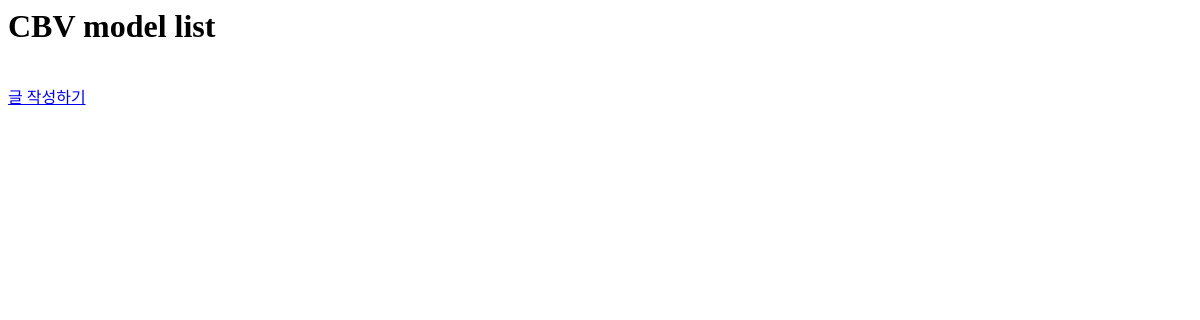
/class-blog/, run on an earlier commit of the app's database.
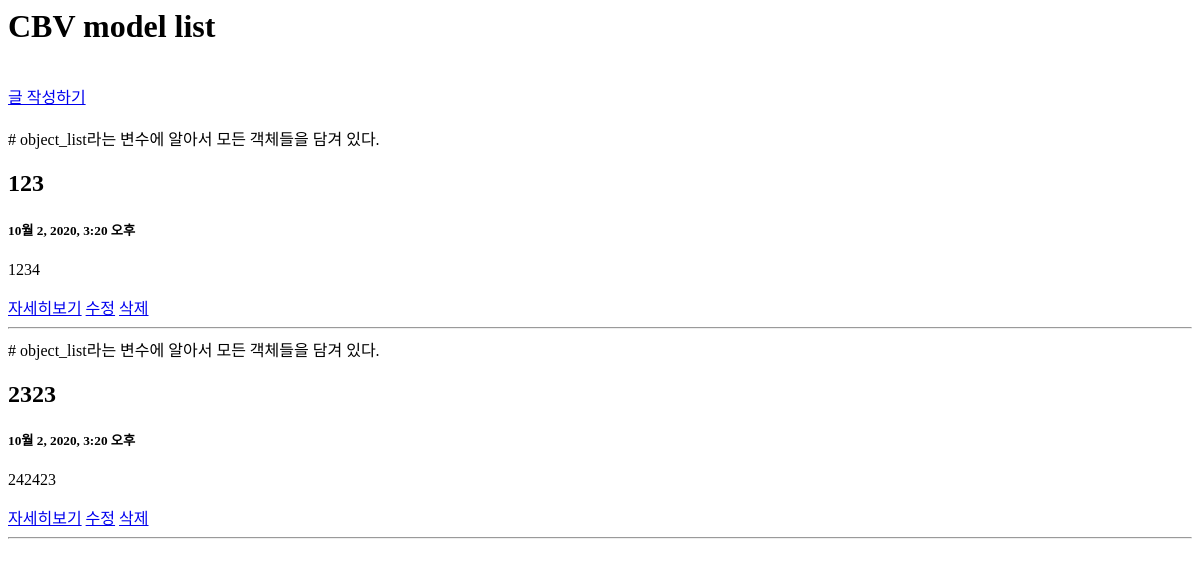
And on a later commit of the database.
### classcrud/models.py (models this page shows, shortened)
class ClassBlog(models.Model):
    title = models.CharField(max_length=100)
    created_date = models.DateTimeField(auto_now_add=True)
    updated_date = models.DateTimeField(auto_now=True)
    body = models.TextField()

### classcrud/views.py (the view)
# urls.py: path('', views.BlogView.as_view(), name = 'list'), #read
class BlogView(ListView):
    template_name = 'classcrud/list.html' # (소문자모델)_list.html (default) html 이름이 아닌 사용자가 html이름을 지정하여 연결할수있다.
    context_object_name = 'blog_list' # 템플릿에서 object_list라는 디폴트 변수명이 아닌 사용자가 지정한 객체명으로 사용가능하다.
    model = ClassBlog

### classcrud/templates/classcrud/list.html (shortened to what this page needs)
<h1>CBV model list</h1>
<a href="{% url 'create' %}"> 글 작성하기</a>
{% for blog in blog_list %} # object_list라는 변수에 알아서 모든 객체들을 담겨 있다.
    <h2>{{blog.title}}</h2>
    <h5>{{blog.created_date}}</h5>
    <p>{{blog.body}}</p>
    <a href="{% url 'detail' blog.id %}">자세히보기</a>
    <a href="{% url 'update' blog.id %}">수정</a>
    <a href="{% url 'delete' blog.id %}">삭제</a>
    <hr>
{% endfor %}

What changed in the data, as far as the page shows it:
added ClassBlog: title "123", created_date "10월 2, 2020, 3:20 오후", body "1234"
added ClassBlog: title "2323", created_date "10월 2, 2020, 3:20 오후", body "242423"
